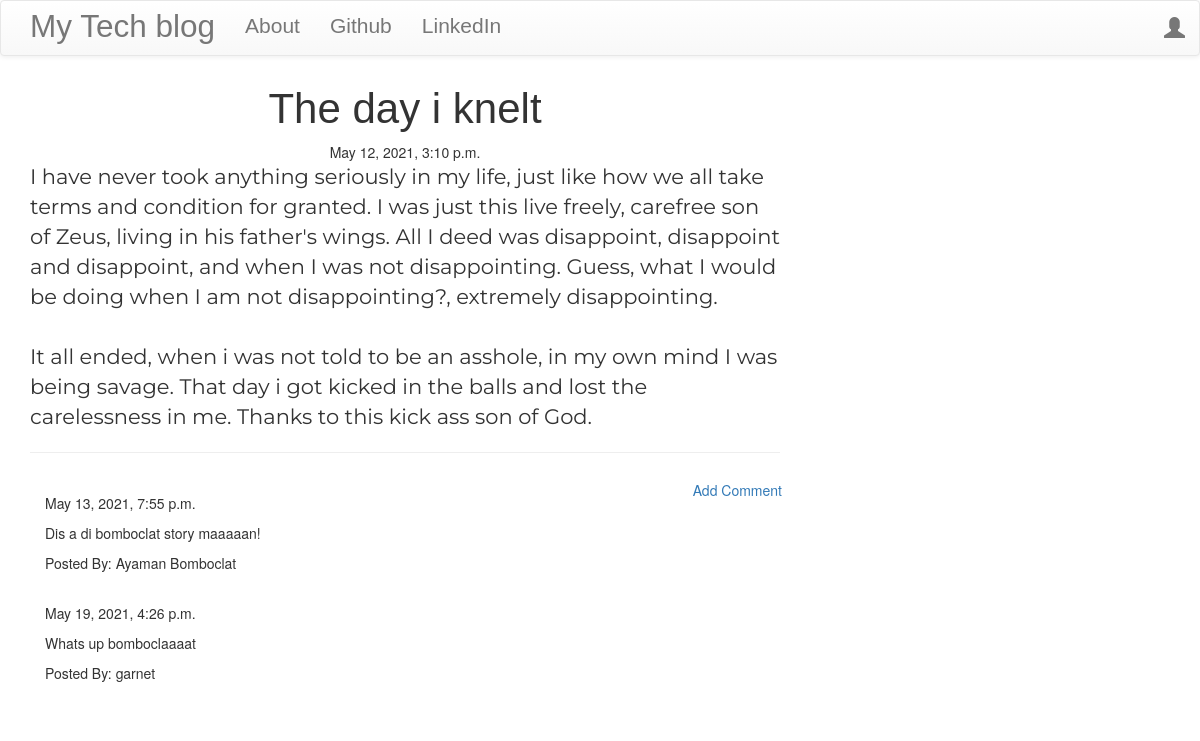
/post/1, run on the app's committed database.
### blog/models.py (models this page shows, shortened)
class Post(models.Model):
    author = models.ForeignKey('auth.User',on_delete=models.CASCADE)
    title = models.CharField(max_length=200)
    text = models.TextField()
    created_date = models.DateTimeField(default=timezone.now)
    published_date = models.DateTimeField(blank=True,null=True)

class Comment(models.Model):
    post = models.ForeignKey('blog.Post',related_name='comments',on_delete=models.CASCADE)
    author = models.CharField(max_length=200)
    text = models.TextField()
    created_date = models.DateTimeField(default=timezone.now)
    approved_comment = models.BooleanField(default=False)

### blog/views.py (the view)
# urls.py: url(r'^post/(?P<pk>\d+)$',views.PostDetailView.as_view(),name='post_detail'),
class PostDetailView(DetailView):
    model = Post

### blog/templates/blog/post_detail.html (shortened to what this page needs)
{% extends "blog/base.html" %}
{% block content %}
  <h1 class="posttitle loader" >{{post.title}}</h1>
  {% if post.published_date %}
    <div class="date postdate">
    {{ post.published_date }}
    </div>
  {% else %}
    <a class="btn btn-default" href="{% url 'post_publish' pk=post.pk %}">Publish</a>
  {% endif %}
  <p class="postcontent">{{ post.text|safe|linebreaksbr}}</p>
  <hr>
  <a class="btn btn-comment" href="{% url 'add_comment_to_post' pk=post.pk %}">Add Comment</a>
  <div class="container">
    {% for comment in post.comments.all %}
    <br>
      {% if user.is_authenticated or comment.approved_comment %}
        {{comment.created_date}}
        <p>{{ comment.text|safe|linebreaks }}</p>
        <p>Posted By: {{ comment.author }}</p>
      {% endif %}
      {% empty %}
        <p>No Comments</p>
    {% endfor %}
  </div>
{% endblock %}

### blog/templates/blog/base.html (shortened to what this page needs)
<!DOCTYPE html>
{% load static %}
<html lang="en" dir="ltr">
    <head>
        <link rel="stylesheet" href="https://maxcdn.bootstrapcdn.com/bootstrap/3.3.7/css/bootstrap.min.css">
        <link rel="stylesheet" href="https://maxcdn.bootstrapcdn.com/bootstrap/3.3.7/css/bootstrap-theme.min.css">
        <link rel="stylesheet" href="//cdn.jsdelivr.net/npm/medium-editor@latest/dist/css/medium-editor.min.css" type="text/css" media="screen" charset="utf-8">
        <link rel="stylesheet" href="{% static 'css/blog.css'%}">
<body class='loader'>
  <nav class="navbar navbar-default techfont custom-navbar">
    <div class="container">
      <ul class="nav navbar-nav">
        <li><a class='navbar-brand bigbrand' href="{% url 'post_list' %}">My Tech blog</a></li>
        <li><a href="{% url 'about'%}">About</a></li>
        <li><a href="https://www.github.com/gescale">Github</a></li>
        <li><a href="https://www.linkedin.com">LinkedIn</a></li>
      </ul>
      <ul class="nav navbar-nav navbar-right">
        {% if user.is_authenticated %}
        <li>
          <a href="{% url 'post_new' %}">New Post</a>
        </li>
        <li>
          <a href="{% url 'post_draft' %}">Drafts</a>
        </li>
        <li>
          <a href="{% url 'logout' %}">Log Out</a>
        </li>
        <li>
          <a>Welcome: {{ user.username }}</a>
        </li>
          {% else %}
          <li><a class='nav navbar-right' href="{% url 'login' %}" ><span class="glyphicon glyphicon-user"></span></a></li>
        {% endif %}
      </ul>
  </div>
</nav>
        <div class="content container">
            <div class="row">
                <div class="col-md-8">
                  <div class="blog_posts">
                    {% block content %}
                    {% endblock %}
                  </div>
                </div>
            </div>
        </div>
</body>
</html>

### blog/static/css/blog.css (style rules this page uses)
.techfont { font-family: sans-serif; font-size: 1.5em; margin-bottom: 10px; }
.postdate { text-align: center; }
.posttitle { font-family: 'Russo One', sans-serif; font-size: 3em; text-align: center; }
.postcontent { font-family: 'Montserrat'; font-size: 1.5em; }
.btn-comment { position: absolute; right: 0px; }
.bigbrand { font-size: 1.5em; }
.loader { filter:hue-rotate(0deg); color: linear-gradient(45deg,#0f8,#08f); animation:hue 5000ms infinite linear; }

### data on the page
Post: title "The day i knelt", published_date "May 12, 2021, 3:10 p.m.", text "I have never took anything seriously in my life, just like how we all take terms and condition for granted. I was just this live freely, carefree son of Zeus, living in his father's wings. All I deed was disappoint, disappoint and disappoint, and when I was not disappointing. Guess, what I would be doing when I am not disappointing?, extremely disappointing. It all ended, when i was not told to be an asshole, in my own mind I was being savage. That day i got kicked in the balls and lost the carelessness in me. Thanks to this kick ass son of God."
Comment: created_date "May 13, 2021, 7:55 p.m.", text "Dis a di bomboclat story maaaaan!", author "Ayaman Bomboclat"
Comment: created_date "May 19, 2021, 4:26 p.m.", text "Whats up bomboclaaaat", author "garnet"
